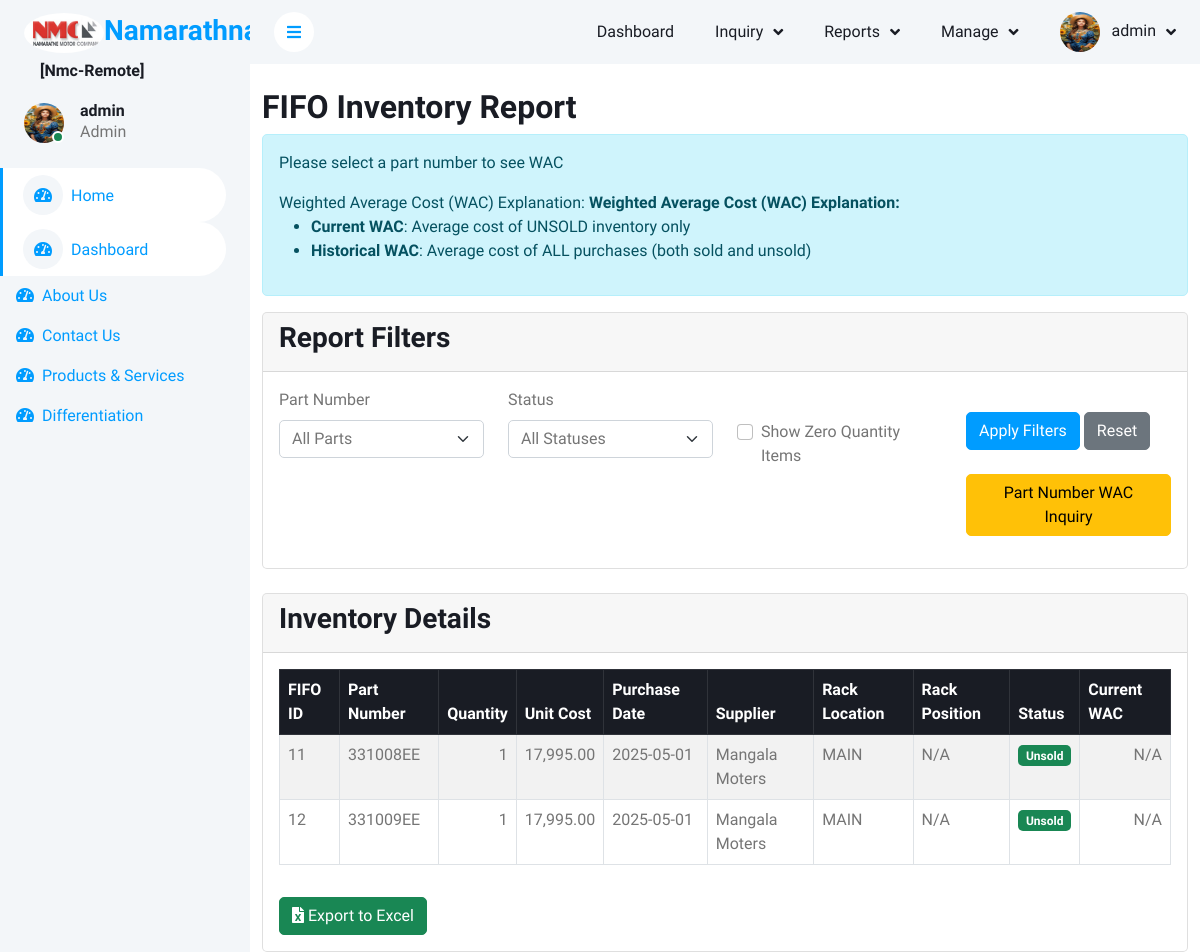
Screenshot of /fifo_inventory_report.php (signed in) with the database file from the repository.
### tables this page shows
CREATE TABLE `fifo_queue1` (
  `id` int(11) NOT NULL,
  `item_data` varchar(255) NOT NULL,
  `created_at` timestamp NOT NULL DEFAULT current_timestamp(),
  `is_processed` tinyint(1) DEFAULT 0,
  `position` int(11) DEFAULT 0,
  `part_id` int(11) NOT NULL,
  `supplier_id` int(11) NOT NULL,
  `rack_id` int(11) DEFAULT NULL,
  `quantity` int(11) NOT NULL,
  `cost` decimal(10,2) NOT NULL,
  `purchase_date` datetime NOT NULL
);

CREATE TABLE `stocks` (
  `id` int(11) NOT NULL,
  `location_id` int(11) NOT NULL,
  `part_number` varchar(50) NOT NULL,
  `description` varchar(255) DEFAULT NULL,
  `image` varchar(255) DEFAULT NULL,
  `category_id` int(11) DEFAULT NULL,
  `cost` decimal(10,2) DEFAULT 0.00,
  `selling_price` decimal(10,2) DEFAULT 0.00,
  `stock_quantity` int(11) DEFAULT 0,
  `supplier_id` int(11) DEFAULT NULL,
  `model_id` int(11) DEFAULT NULL,
  `created_at` timestamp NOT NULL DEFAULT current_timestamp(),
  `flag` enum('active','inactive') NOT NULL DEFAULT 'active',
  `brand_id` int(11) DEFAULT NULL,
  `type_id` int(11) NOT NULL DEFAULT 3,
  `pricelistpage` int(11) NOT NULL,
  `oem_number` varchar(25) NOT NULL,
  `fifo_queue_id` int(11) DEFAULT NULL,
  `rack_id` int(11) DEFAULT 5 COMMENT 'Reference to rack location',
  `alert_threshold` int(11) DEFAULT 5 COMMENT 'Minimum quantity before alert is triggered',
  `last_alert_date` datetime DEFAULT NULL COMMENT 'Date when last low stock alert was sent',
  `stock_type` enum('Old','New') DEFAULT 'Old'
);

CREATE TABLE `suppliers` (
  `id` int(11) NOT NULL,
  `supplier_name` varchar(100) NOT NULL,
  `contact_info` varchar(255) DEFAULT NULL,
  `flag` enum('active','inactive') NOT NULL DEFAULT 'active'
);

CREATE TABLE `locations` (
  `id` int(11) NOT NULL,
  `location_name` varchar(100) NOT NULL,
  `address` varchar(255) DEFAULT NULL,
  `city` varchar(100) DEFAULT NULL,
  `state` varchar(100) DEFAULT NULL,
  `country` varchar(100) DEFAULT NULL,
  `flag` enum('active','inactive') NOT NULL DEFAULT 'active',
  `created_at` timestamp NOT NULL DEFAULT current_timestamp(),
  `updated_at` timestamp NOT NULL DEFAULT current_timestamp() ON UPDATE current_timestamp()
);

### fifo_inventory_report.php (the view, shortened to what this page needs)
<?php
include('header.php');
$show_zero_qty = $_GET['show_zero_qty'] ?? 0;
$status_filter = $_GET['status'] ?? 'all';
try {
    $query = "SELECT
                fq.id AS fifo_id,
                fq.part_id,
                s.part_number,
                fq.quantity,
                fq.cost,
                fq.purchase_date,
                fq.is_processed,
                sup.supplier_name,
                fq.supplier_id,
                rr.location_code AS rack_position,
                l.location_name,
                s.location_id,
                s.rack_id
                -- r.location_code
              FROM fifo_queue1 fq
              LEFT JOIN stocks s ON fq.part_id = s.id
              LEFT JOIN suppliers sup ON fq.supplier_id = sup.id
              -- LEFT JOIN racks r ON fq.rack_id = r.id
              LEFT JOIN locations l ON s.location_id = l.id
        LEFT JOIN racks rr ON s.rack_id = rr.id
              WHERE 1=1";
    $params = [];
    if (!$show_zero_qty) {
        $query .= " AND fq.quantity > 0";
    }
    $query .= " ORDER BY fq.part_id, fq.purchase_date ASC";
    $stmt = $conn->prepare($query);
    $stmt->execute($params);
    $inventory = $stmt->fetchAll(PDO::FETCH_ASSOC);
    $averages = [];
} catch (PDOException $e) {
    die("Error generating report: " . $e->getMessage());
}
?>
<div class="container mt-4">
    <h2>FIFO Inventory Report</h2>
    <div class="alert alert-info">
        <p>Please select a part number to see WAC</p>
        Weighted Average Cost (WAC) Explanation:
        <strong>Weighted Average Cost (WAC) Explanation:</strong>
            <ul>
                <li><b>Current WAC</b>: Average cost of UNSOLD inventory only</li>
                <li><b>Historical WAC</b>: Average cost of ALL purchases (both sold and unsold)</li>
            </ul>
    </div>
    <div class="card mb-4">
        <div class="card-header">
            <h3>Report Filters</h3>
        </div>
        <div class="card-body">
            <form method="get" class="row">
                <div class="col-md-3 mb-3">
                    <label class="form-label">Part Number</label>
                    <select name="part_id" class="form-select">
                        <option value="">All Parts</option>
                    </select>
                </div>
                <div class="col-md-3 mb-3">
                    <label class="form-label">Status</label>
                    <select name="status" class="form-select">
                        <option value="all" <?= $status_filter == 'all' ? 'selected' : '' ?>>All Statuses</option>
                    </select>
                </div>
                <div class="col-md-3 mb-3">
                    <div class="form-check mt-4 pt-2">
                        <input class="form-check-input" type="checkbox" name="show_zero_qty" id="show_zero_qty" value="1" <?= $show_zero_qty ? 'checked' : '' ?>>
                        <label class="form-check-label" for="show_zero_qty">
                            Show Zero Quantity Items
                        </label>
                    </div>
                </div>
                <div class="col-md-3 mb-3">
                    <button type="submit" class="btn btn-primary mt-4">Apply Filters</button>
                    <a href="fifo_inventory_report.php" class="btn btn-secondary mt-4">Reset</a>
                    <a href="fifo_part_number_wac_Inquiry.php" class="btn btn-warning mt-4">Part Number WAC Inquiry</a>
                </div>
            </form>
        </div>
    </div>
    <div class="card">
        <div class="card-header">
            <h3>Inventory Details</h3>
        </div>
        <div class="card-body">
            <div class="table-responsive">
                <table class="table table-striped table-bordered">
                    <thead class="table-dark">
                        <tr>
                            <th>FIFO ID</th>
                            <th>Part Number</th>
                            <th>Quantity</th>
                            <th>Unit Cost</th>
                            <th>Purchase Date</th>
                            <th>Supplier</th>
                            <th>Rack Location</th>
                            <th>Rack Position</th>
                            <th>Status</th>
                            <th>Current WAC</th>
                        </tr>
                    </thead>
                    <tbody>
                        <?php if (empty($inventory)): ?>
                            <tr>
                                <td colspan="11" class="text-center">No inventory items found matching your criteria</td>
                            </tr>
                        <?php else: ?>
                            <?php foreach ($inventory as $item): ?>
                                <tr>
                                    <td><?= $item['fifo_id'] ?></td>
                                    <td><?= htmlspecialchars($item['part_number']) ?></td>
                                    <td class="text-end"><?= number_format($item['quantity']) ?></td>
                                    <td class="text-end"><?= number_format($item['cost'], 2) ?></td>
                                    <td><?= date('Y-m-d', strtotime($item['purchase_date'])) ?></td>
                                    <td><?= htmlspecialchars($item['supplier_name'] ?? 'N/A') ?></td>
                                    <td><?= htmlspecialchars($item['location_name'] ?? 'N/A') ?></td>
                                    <td><?= $item['rack_position'] ?? 'N/A' ?></td>
                                    <td>
                                        <span class="badge bg-<?= $item['is_processed'] ? 'warning' : 'success' ?>">
                                            <?= $item['is_processed'] ? 'Sold' : 'Unsold' ?>
                                        </span>
                                    </td>
                                    <td class="text-end"><?= isset($averages['current']['current_wac']) ? number_format($averages['current']['current_wac'], 2) : 'N/A' ?></td>
                                </tr>
                            <?php endforeach; ?>
                        <?php endif; ?>
                    </tbody>
                </table>
            </div>
            <div class="mt-3">
                <a href="export_fifo_report.php?<?= http_build_query($_GET) ?>" class="btn btn-success">
                    <i class="fas fa-file-excel"></i> Export to Excel
                </a>
            </div>
        </div>
    </div>
</div>
<?php include('footer.php'); ?>

### css/style.css (style rules this page uses)
:root { --primary: #009CFF; --light: #F3F6F9; --dark: #191C24; }
.btn { transition: .5s; }
.btn.btn-primary { color: #FFFFFF; }

### rows the page displays
fifo_queue1: id "11", stocks.part_number "331008EE", quantity "1", cost "17,995.00", purchase_date "2025-05-01", supplier.supplier_name "Mangala Moters", locations.location_name "MAIN", rack_position "N/A", is_processed "Unsold"
fifo_queue1: id "12", stocks.part_number "331009EE", quantity "1", cost "17,995.00", purchase_date "2025-05-01", supplier.supplier_name "Mangala Moters", locations.location_name "MAIN", rack_position "N/A", is_processed "Unsold"

### other values shown
$prj_id_ "[Nmc-Remote]"
$_SESSION['username'] "admin"
$_SESSION['role_name'] "Admin"
$menu_item['menu_name_'] "Dashboard"
